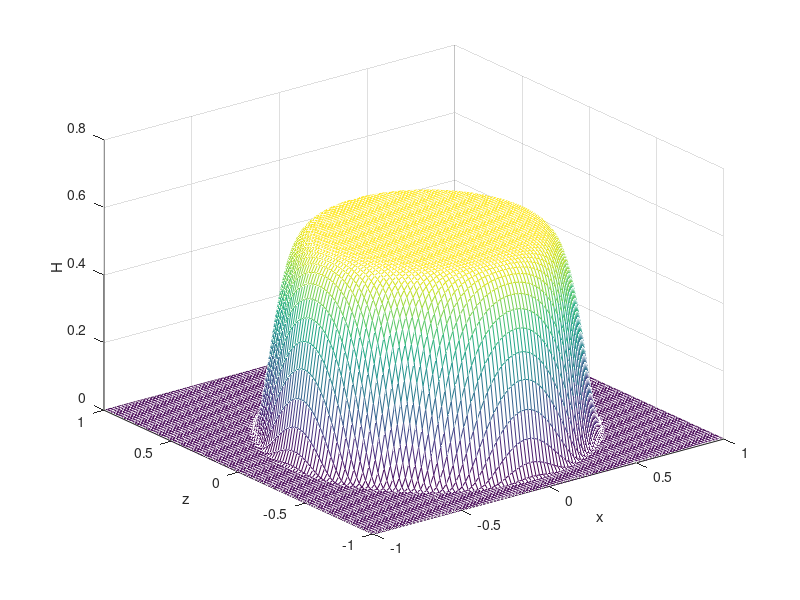

Reproduce this figure in MATLAB.
clf;
clear;
% Model parameters
% From paper
n = 20;  % Power law index
H_min = 0.0;  % Minimum hematocrit

% Arbitrary
H_max = 0.6;  % Maximum hematocrit
R1 = 25.0;  % Vessel radius
R2 = 20.0;  % RBC core radius
lambda = R2 / R1;  % Core thickness
h = 0.2 * R1;  % Minimum gap width
delta = h / R1;  % Dimensionless peripheral layer thickness
d = 0.1 * R1;  % Distance between two centers
epsilon = d / R1;  % Eccentricity

if epsilon > 1 - lambda, error('Eccentricity too high'); end

nn = 101;  % Number of nodes in each direction
grid_vector = linspace(-1, 1, nn);  % -1 and 1 are normalized values
[x, z] = meshgrid(grid_vector);
r = sqrt(x.^2 + z.^2);  % Radial coordinates
H = ones(nn, nn) .* H_min;  % Hematrocrit distribution

for ii = 1 : nn
  for jj = 1 : nn
    if r(ii, jj) ~= 0
      rho = sqrt(epsilon^2 + r(ii, jj)^2 + 2 * r(ii, jj) * epsilon *...
          z(ii, jj) / r(ii, jj));
    else
      rho = sqrt(epsilon^2 + r(ii, jj)^2);
    end
    %% Non-Axisymmetric hematocrit distribution
    if rho < lambda
      rl = rho / lambda;  % For convenience
      H(ii, jj) = H_max - (H_max - H_min) * (0.5 * n * (n - 1) * rl^(n - 2) -...
          n * (n - 2) * rl^(n - 1) + 0.5 * (n - 1) * (n - 2) * rl^n);
    end
    %% Axisymmetric hematocrit distribution
    % if r(ii, jj) < 1 - delta
    %   H(ii, jj) = H_max - (H_max - H_min) * (0.5 * n * (n - 1) * (r(ii, jj) /...
    %   lambda)^(n - 2) - n * (n - 2) * (r(ii, jj) / lambda)^(n - 1) + 0.5 *...
    %   (n - 1) * (n - 2) * (r(ii, jj) / lambda) ^ n);
    % end
  end
end

mesh(x, z, H);
xlabel('x');
ylabel('z');
zlabel('H');
zlim([0 0.8]);
